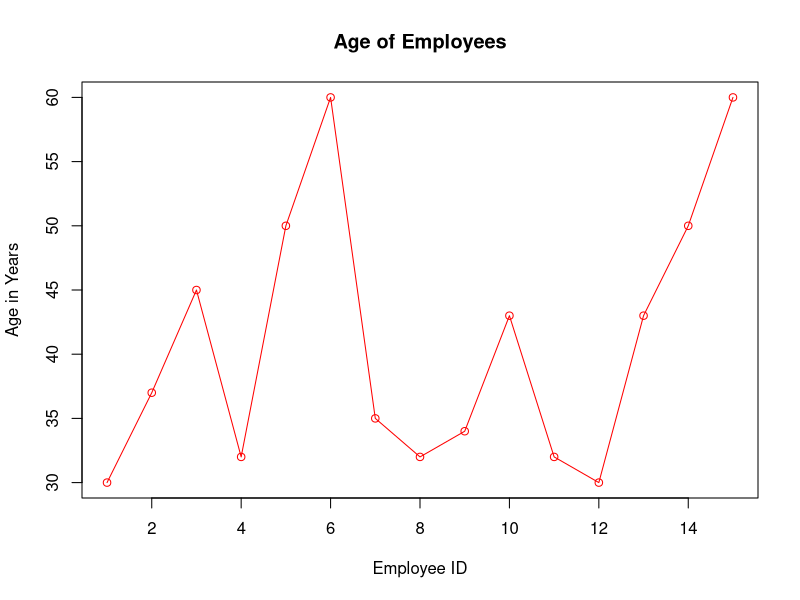
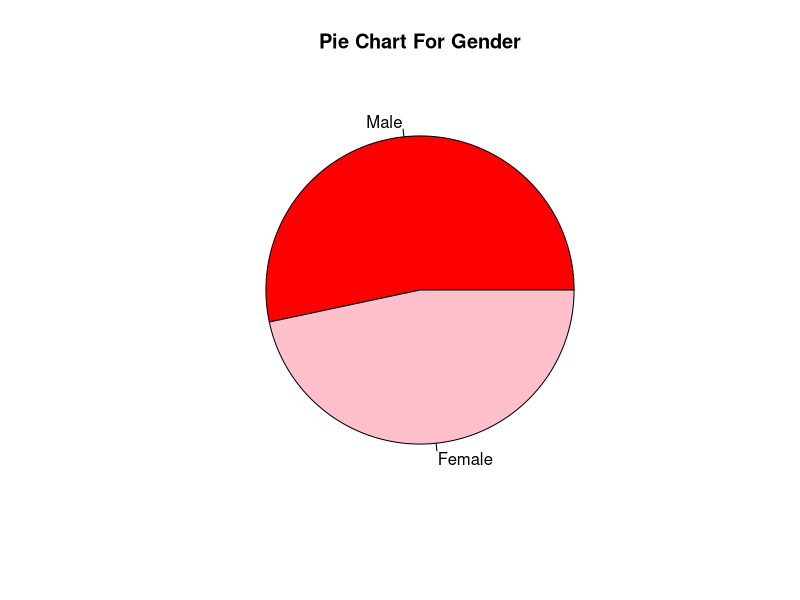
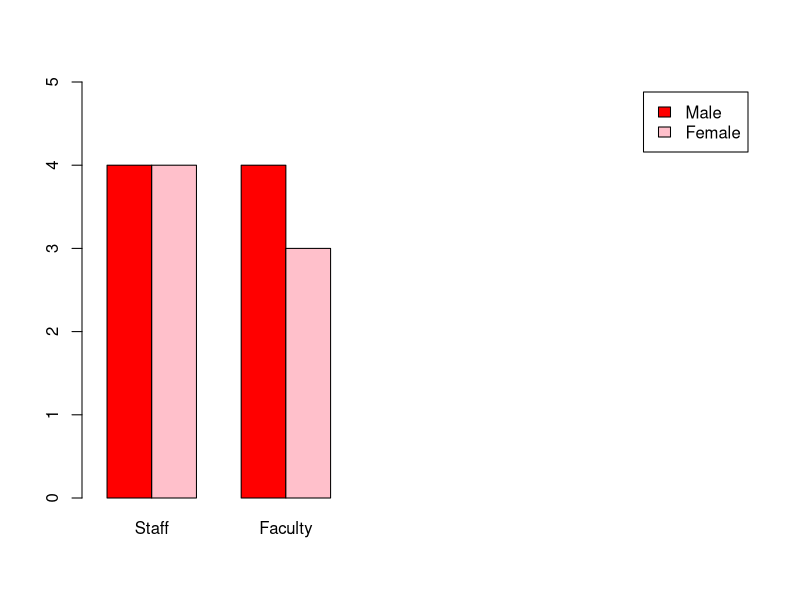
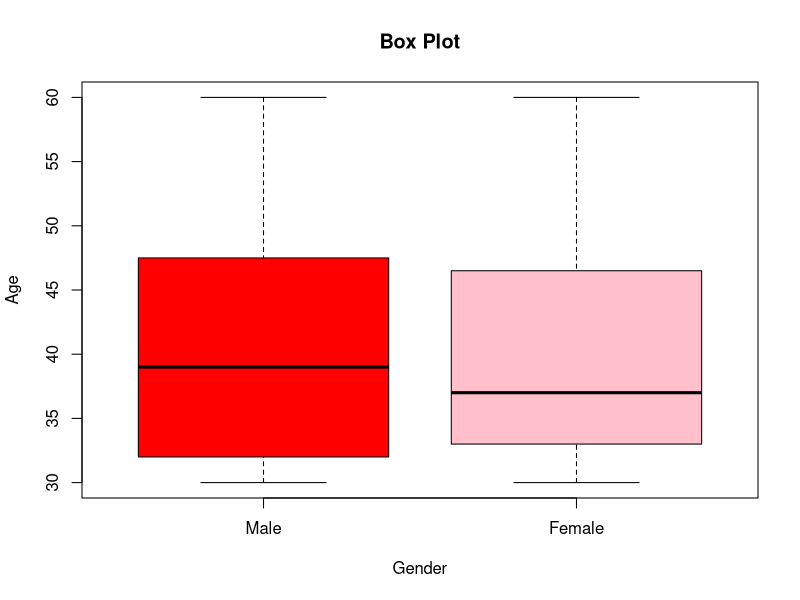
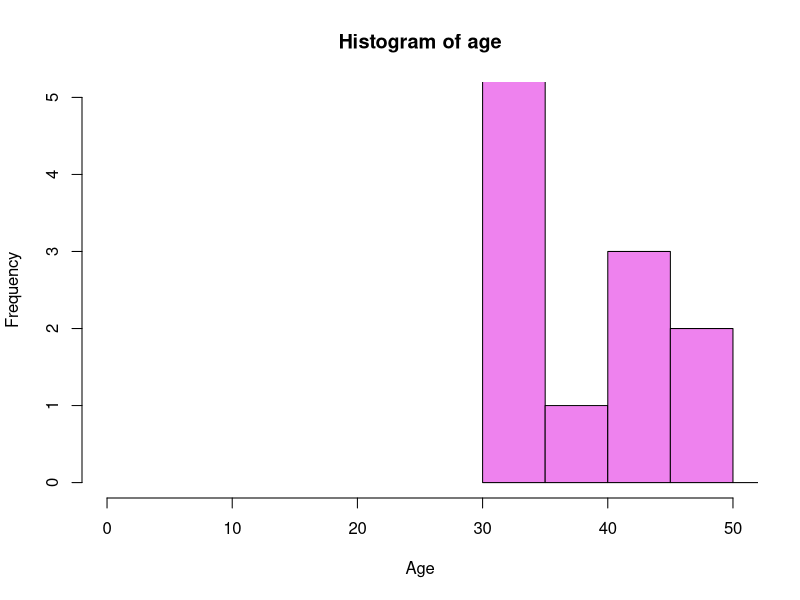
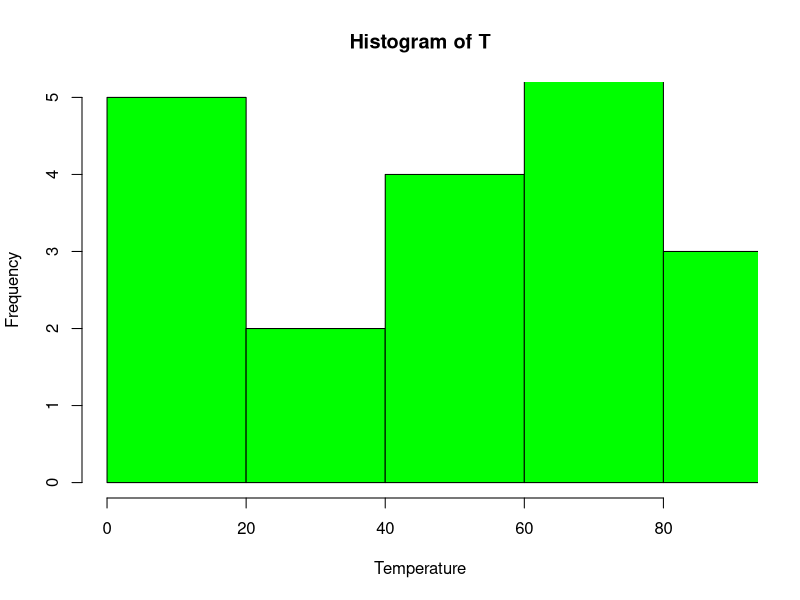
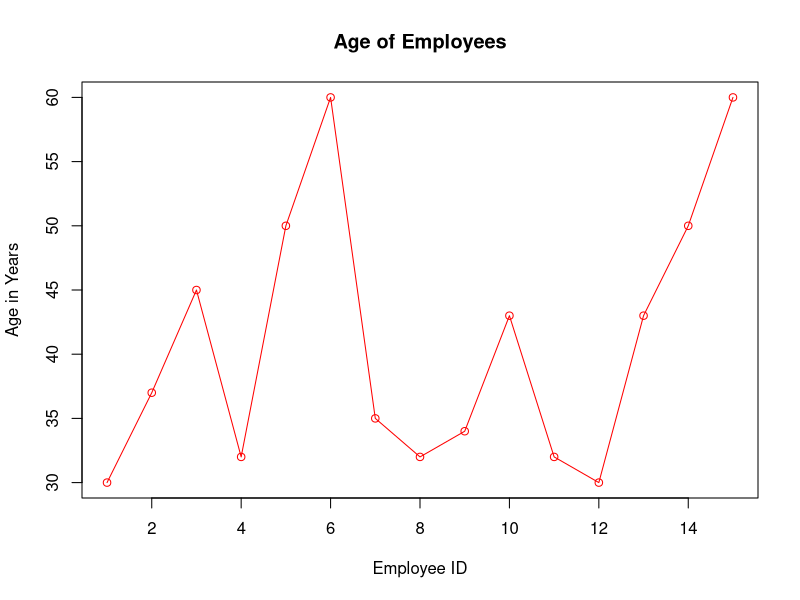
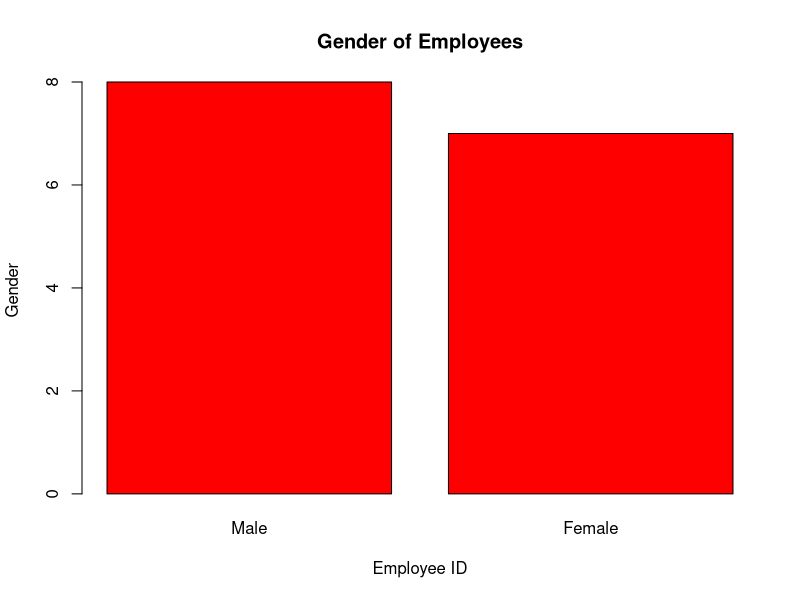

Reproduce these figures in R, in order.
#CREATING THE DATAFRAME 
empid = c(1,2,3,4,5,6,7,8,9,10,11,12,13,14,15)          #Creating vector 
age = c(30,37,45,32,50,60,35,32,34,43,32,30,43,50,60)
gender = c(0,1,0,1,1,1,0,0,1,0,0,1,1,0,0)
status = c(1,1,2,2,1,1,1,2,2,1,2,1,2,1,2)
empinfo = data.frame(empid, age, gender, status)        #Creating dataframe 
empinfo 



#GIVING THE LABELS
empinfo$gender = factor(empinfo$gender, labels=c("Male", "Female"))      
empinfo$status = factor(empinfo$status, labels=c("Staff", "Faculty"))      
empinfo 



#CREATING THE SUBSET FROM "empinfo" 
genderm = subset(empinfo, empinfo$gender == "Female")
genderm 

genderm = subset(empinfo, empinfo$gender == "Male")
genderm



#CREATING ONE-WAY TABLE 
tab1 = table(empinfo$age)
tab1

tab2 = table(empinfo$gender)
tab2



#CREATING TWO-WAY TABLE 
tab3 = table(empinfo$gender, empinfo$status)
tab3



### GRAPHICAL REPRESENTATION IN R ###
#PLOT (SCATTER)
plot(empinfo$age, type="o", main="Age of Employees", xlab="Employee ID", ylab="Age in Years", col="red")


#PIE CHART
pie(tab2, labels=c("Male", "Female"), main="Pie Chart For Gender", col=c("Red", "Pink"))


#BAR PLOT 
barplot(tab3, beside=T, xlim=c(1,15), ylim=c(0,5), col=c("Red", "Pink"), legend=rownames(tab3))


#BOX PLOT
boxplot(empinfo$age~empinfo$gender, main="Box Plot", xlab="Gender", ylab="Age", col=c("Red", "Pink"))


#HISTOGRAM
hist(age, xlab="Age", col="Violet", boder="Black", xlim=c(0,50), ylim=c(0,5), breaks=5)








##### PRACTICE QUESTION - 1 ##### 

# Plot a histogram for below given data of temperature as :- 
# T = (8,56,24,47,74,85,63,12,11,12,77,8,56,24,47,85,85,66,63,63)
T=c(8,56,24,47,74,85,63,12,11,12,77,8,56,24,47,85,85,66,63,63)
hist(T, xlab="Temperature", col="Green", border="Black", xlim=c(0,90), ylim=c(0,5), breaks=5) 





##### PRACTICE QUESTION - 2 ##### 

# Plot the scatter graph for age and gender of the data frame empinfo. 
plot(empinfo$age, type="o", main="Age of Employees", xlab="Employee ID", ylab="Age in Years", col="red")
plot(empinfo$gender, type="o", main="Gender of Employees", xlab="Employee ID", ylab="Gender", col="red")
